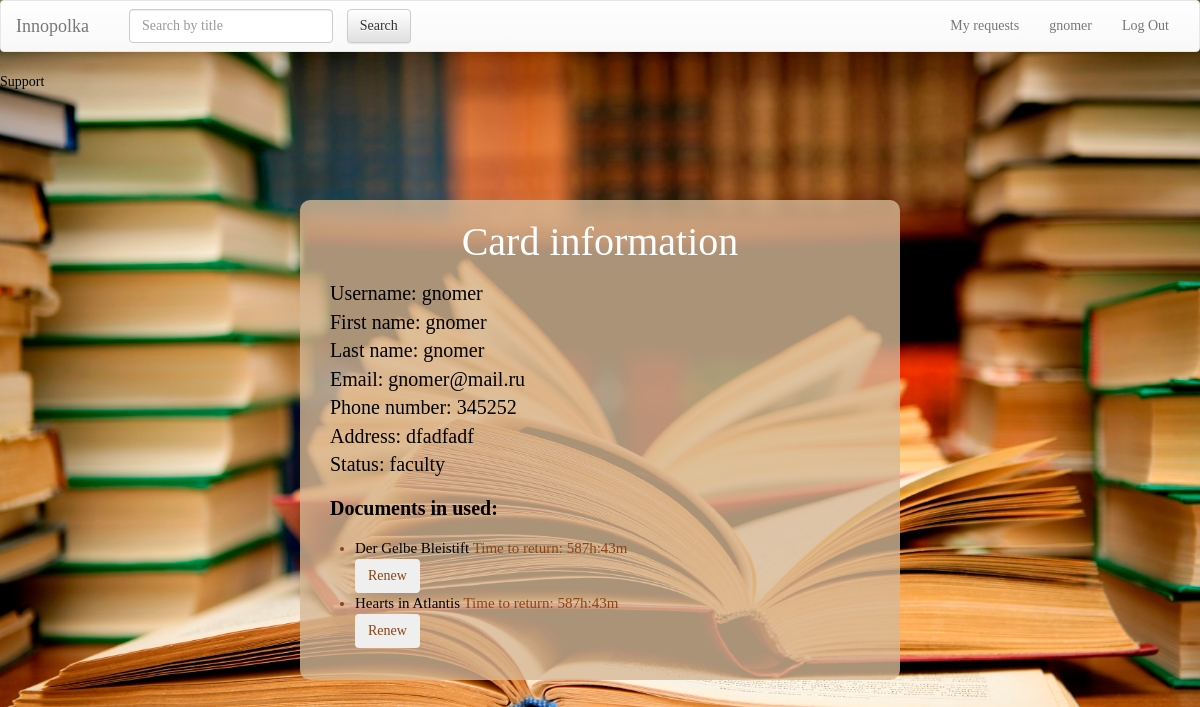
Page /user/ (signed in) on the earlier database version.
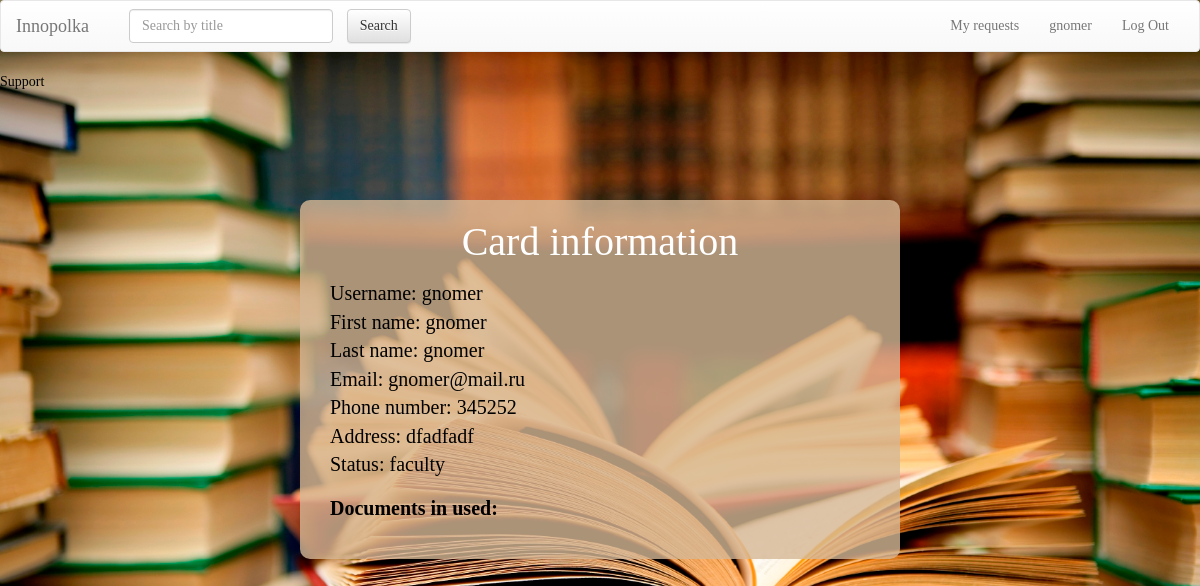
Same page on the later database version.
### UserCards/models.py (models this page shows, shortened)
class UserProfile(models.Model):
    user = models.OneToOneField(User, on_delete=models.CASCADE)
    phone_number = models.CharField(max_length=15, null=True, blank=True)
    address = models.CharField(max_length=250, null=True, blank=True)
    status = models.CharField(max_length=250, default='student')

### Documents/models.py (models this page shows, shortened)
class DocumentCopy(models.Model):
    doc = models.ForeignKey(Document, blank=True, default=None, on_delete=models.CASCADE) # link document which is checked out
    checked_up_by_whom = models.ForeignKey(User, blank=True, default=None, on_delete=models.CASCADE) # link to holder
    date = models.DateTimeField(default=str(datetime.datetime.today().strftime("%Y-%m-%d %H:%M")))
    returning_date = models.DateTimeField(default=str(datetime.datetime.today().strftime("%Y-%m-%d %H:%M")))
    time_left = models.CharField(null=True, max_length=250)
    fine_price = models.IntegerField(null=True)
    renewed = models.BooleanField(default=False)
    class Meta:
        verbose_name_plural = 'Document copies'
    def __str__(self):
        return self.doc.title

class Document(models.Model):
    title = models.CharField(max_length=250)
    price = models.IntegerField()
    keywords = models.CharField(max_length=250) # the list of keywords stored in string
    authors = models.CharField(max_length=250) # the list of authors in string format splitted by space
    cover = models.CharField(max_length=1000, default="https://lh3.googleusercontent.com/zqfUbCXdb1oGmsNEzNxTjQU5ZlS3x46nQoB83sFbRSlMnpDTZgdVCe_LvCx-rl7sOA=w300")
    copies = models.PositiveIntegerField(default=1)
    type = models.CharField(max_length=100, default='Document')
    is_bestseller = models.BooleanField(default=False)
    is_reference = models.BooleanField(default=False)
    level = models.PositiveIntegerField(default=1)
    room = models.PositiveIntegerField(default=1)

### Documents/librarian_view.py (the view)
    def inner(request, *args, **kwargs):
        if request.user.is_authenticated:
            return func(request, *args, **kwargs)
        return redirect('/')

### Documents/librarian_view.py (called while the page is built)
def need_logged_in(func):
    def inner(request, *args, **kwargs):
        if request.user.is_authenticated:
            return func(request, *args, **kwargs)
        return redirect('/')
    return inner

### UserCards/templates/UserCards/index.html (shortened to what this page needs)
{% extends 'Documents/base.html' %}
{% load staticfiles %}
{% block body  %}
<link rel="stylesheet" type="text/css" href="{% static 'UserCards/usercards_style.css' %}"/>
<div class="container">
    <h2>Card information</h2>
    <p>
        {% for field, value in fields %}
        {% if value|length <= 2000 %}
        {{ field }}: {{ value }}
        {% endif %}
        <br>
        {% endfor %}
    </p>
    <div>
        <p>
            <strong>Documents in used:</strong>
        </p>
        <div>
            <ul>
                {% for copy in copies %}
                <li>
                    <a href="/{{copy.doc.id}}">{{ copy }}</a>
                    {{ copy.time_left }}<br>
                    {% if user.is_staff %}
                    <a class="btn" href="/requests/return/?copy_id={{copy.id}}" onclick="
                    return confirm('Return {{copy.doc.title}} from {{copy.checked_up_by_whom.username}} back?');
">Return document</a>
                    {% else %}
                    <button class="btn" onclick="
                       var response = httpGet('/requests/renew/?copy_id={{copy.id}}').toString();
                       alert(response);
                       if (response.substr(0, 3) === 'You') // refresh to see new returning date
                           window.location.reload(false);
">Renew
                    </button>
                    <br>
                    {% endif %}
                </li>
                {% endfor %}
            </ul>
        </div>
        <br>
    </div>
    {% endblock %}

### Documents/templates/Documents/base.html (shortened to what this page needs)
<!DOCTYPE html>
<html lang="en">
<head>
    {% load staticfiles %}
    <link rel="stylesheet" href="//maxcdn.bootstrapcdn.com/bootstrap/3.2.0/css/bootstrap.min.css">
    <link rel="stylesheet" href="//maxcdn.bootstrapcdn.com/bootstrap/3.2.0/css/bootstrap-theme.min.css">
    <link rel="stylesheet" type="text/css" href="{% static 'Documents/style.css' %}"/>
</head>
<body>
<nav class="navbar navbar-default">
    <div class="container-fluid">
        <div class="navbar-header">
            <a class="navbar-brand" href="/">Innopolka</a>
        </div>
        <div class="collapse navbar-collapse" id="bs-example-navbar-collapse-1">
            <form class="navbar-form navbar-left" action="/">
                <div class="form-group">
                    <input type="text" class="form-control" name="q" placeholder="Search by title" {% if q %} value="{{q}}" {% endif %}>
                </div>
                <input type="submit" class="btn btn-default" value="Search">
            </form>
            <ul class="nav navbar-nav navbar-right">
                {% if user.is_anonymous %}
                <li><a href="/user/login">Log In</a></li>
                {% elif user.is_authenticated %}
                {% if not user.is_staff %}
                <li><a href="/requests/">My requests</a></li>
                {% endif %}
                <li><a href="/user/">{{user.username}}</a></li>
                <li><a href="/user/logout">Log Out</a></li>
                {% endif %}
            </ul>
        </div>
    </div>
</nav>
<a href="mailto:b.meyer@innopolis.ru?subject=ITP project BS1-7&body=Dear Bertrand Meyer, ">Support</a>​
{% block body %}{% endblock %}
</body>
</html>

Differences in the rows shown:
removed DocumentCopy: doc.title "Der Gelbe Bleistift", time_left "Time to return: 587h:43m"
removed DocumentCopy: doc.title "Hearts in Atlantis", time_left "Time to return: 587h:43m"
